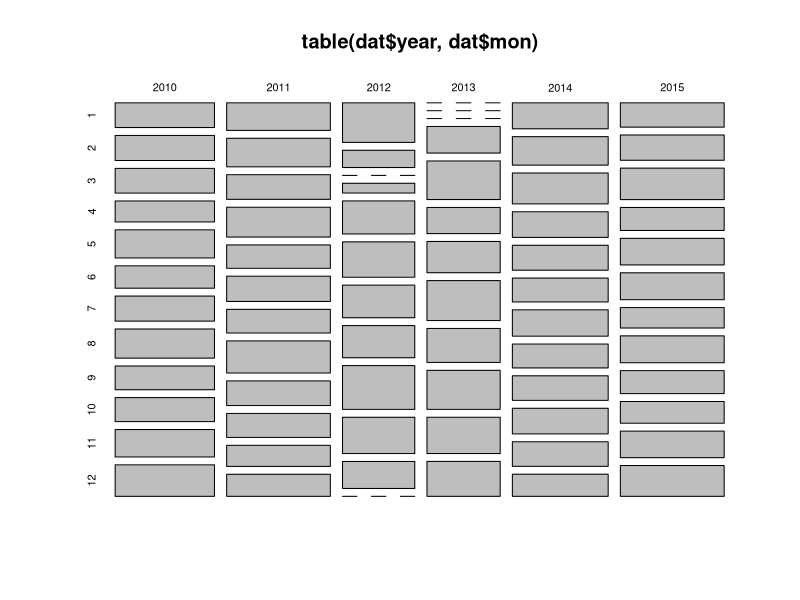
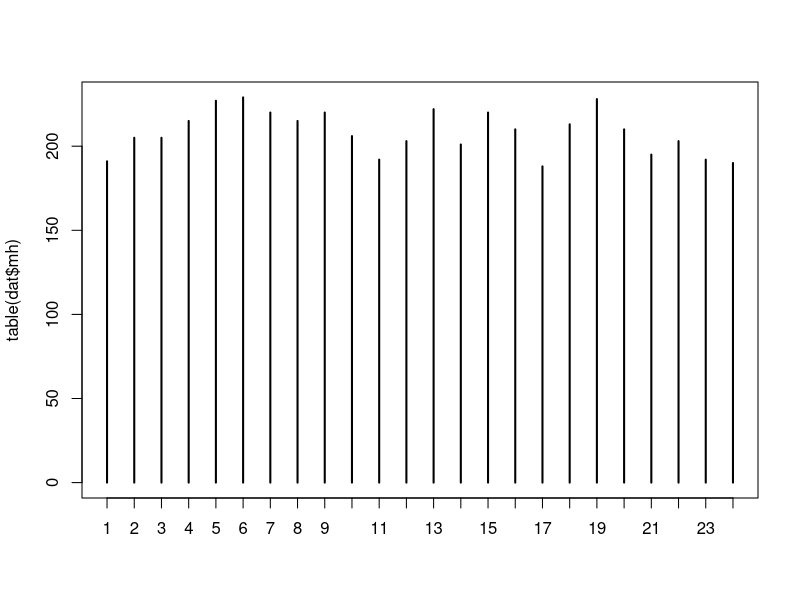
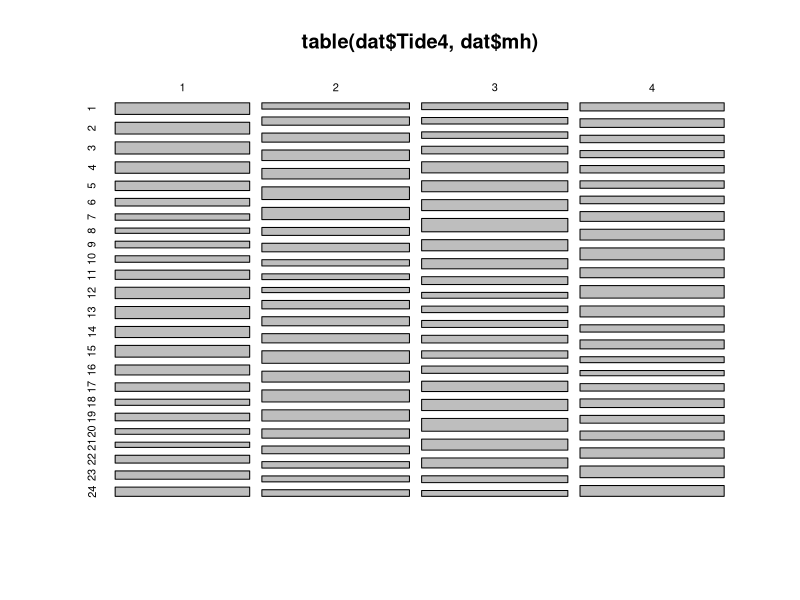
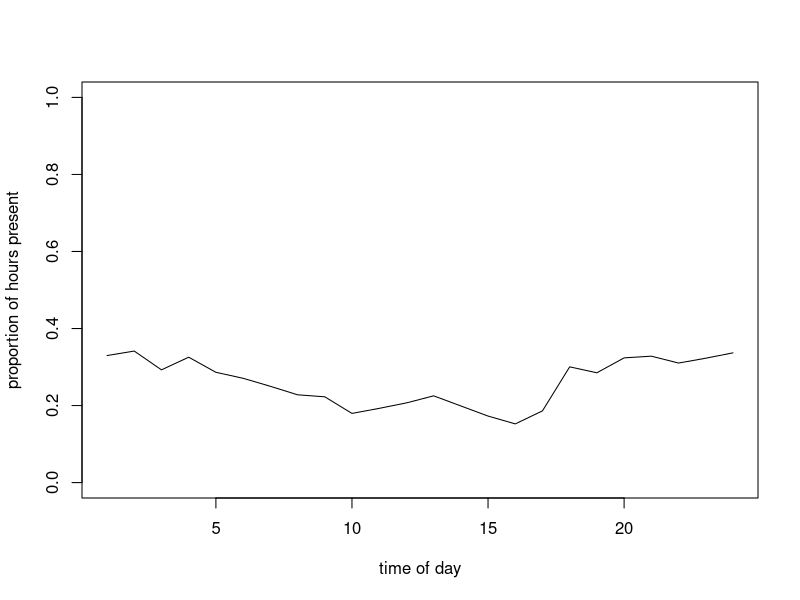
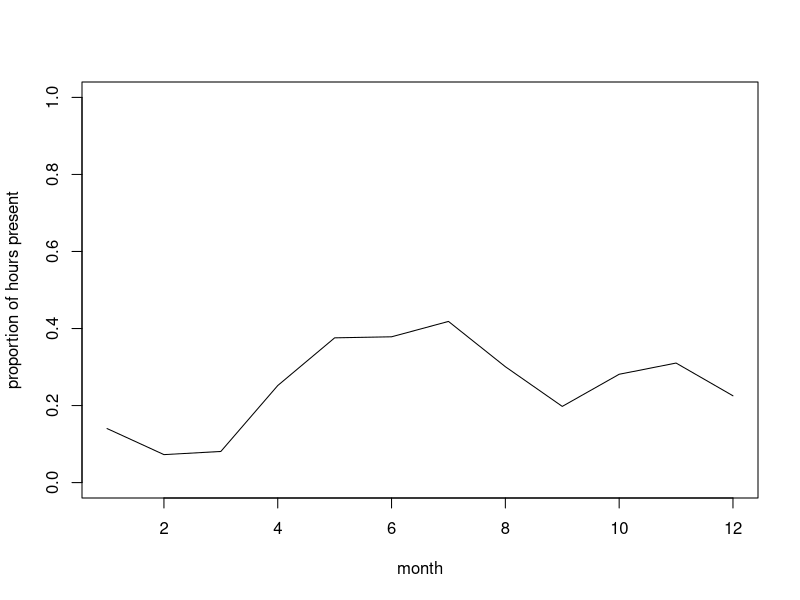
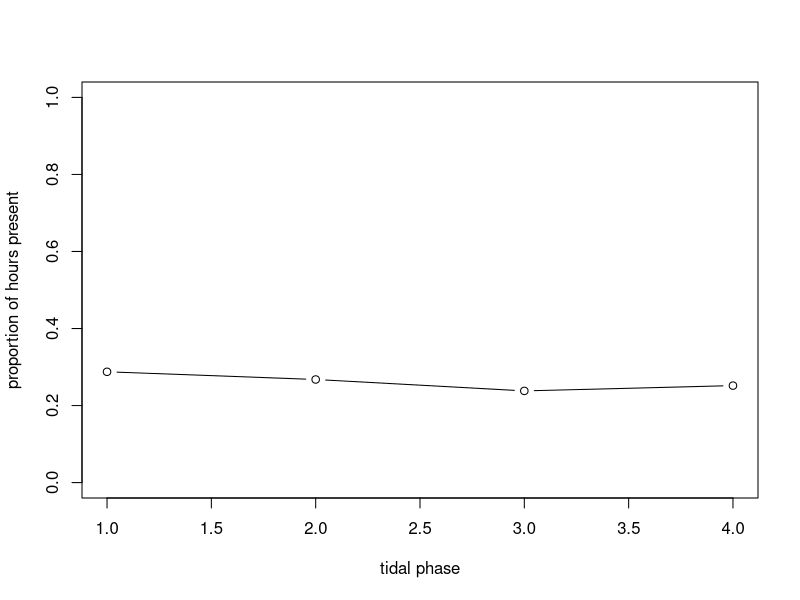
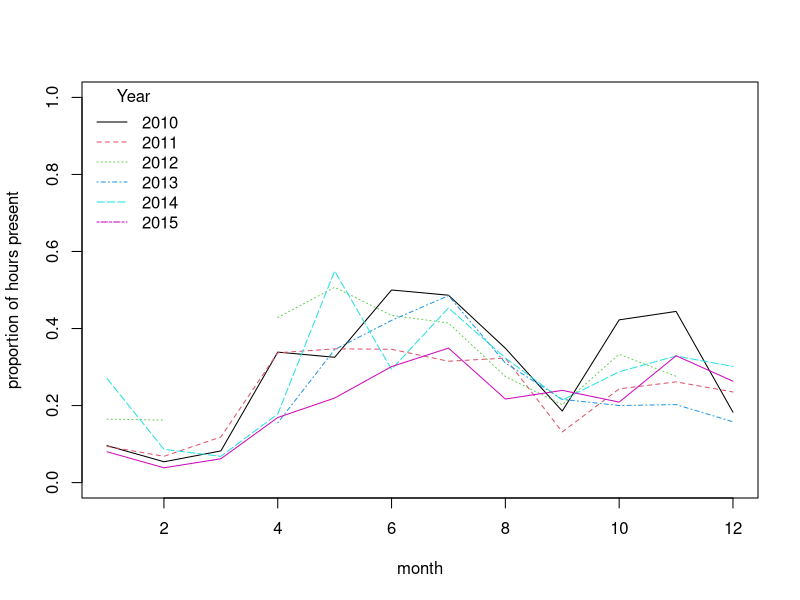
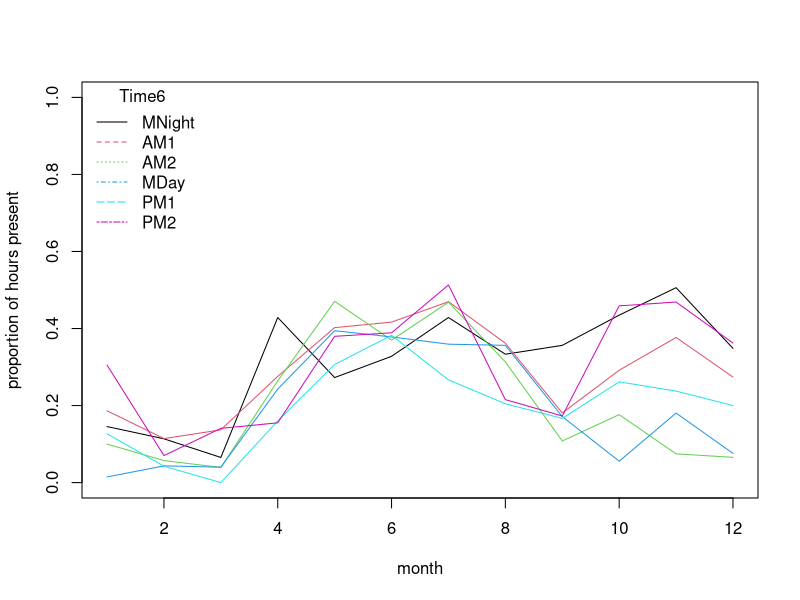

Reproduce these figures in R, in order.
## ----Q2, eval=TRUE, echo=TRUE, results=TRUE, collapse=FALSE-------------------

dat<- read.csv("./data/dolphin.csv", stringsAsFactors= T)

dat$Time6<- factor(dat$Time6, levels= c("MNight", "AM1", "AM2", "MDay", "PM1", "PM2"))
# reordering chronologically

str(dat)


## ----Q3, eval=TRUE, echo=SOLUTIONS, results=SOLUTIONS, collapse=TRUE, fig.show= ifelse(SOLUTIONS, "asis", "hide")----
# count observations per year/month combination and represent as mosaicplot
plot(table(dat$year, dat$mon))
# CPOD failure in Feb-April 2012 and Dec 2012-March 2013

plot(table(dat$mh))
# fairly even representation of hours
# (that's on the random sample; Almost perfectly balanced on the full dataset)
# we should have no problem using 'mh' as a predictor in the model

plot(table(dat$Tide4, dat$mh))
# even representation of tides
# time of day and tidal phase not independent (but not a linear correlation)
# This is balanced enough that we should have no problem using 'mh', Tide4
# or their interaction as predictors in the model.

#### Now, investigating variation in probability of encounter:
#
# presence in relation to time of day
mean.per.mh<- tapply(dat$presence, list(dat$mh), mean)
plot(mean.per.mh, type= "l", ylim= c(0, 1),
		 xlab= "time of day", ylab= "proportion of hours present")
# Probability slightly lower in the middle of the day

# are there seasonal patterns?
mean.per.mon<- tapply(dat$presence, list(dat$mon), mean)
plot(mean.per.mon, type= "l",
				ylim= c(0, 1), xlab= "month", ylab= "proportion of hours present")
# Probability of presence lower in Jan-March?

# presence in relation to tide
mean.per.Tide4<- tapply(dat$presence, list(dat$Tide4), mean)
plot(mean.per.Tide4, type= "b", ylim= c(0, 1),
     xlab= "tidal phase",
		 ylab= "proportion of hours present")
# No obvious effect of tidal phase on average?


# If interested, we could also ask more complex questions, involving interactions between predictors, for example:

# are seasonal patterns similar between years?
# let's calculate the mean per month for each year,
# and plot the seasonal pattern lines for individual years together
mean.per.month.year<- tapply(dat$presence, list(dat$mon, dat$year), mean)
# (month in rows, years in columns)

# matplot draws one line per column (year)
matplot(mean.per.month.year, type= "l",
				ylim= c(0, 1), xlab= "month", ylab= "proportion of hours present")

legend(x= "topleft", legend= colnames(mean.per.month.year),
       bty= "n", # no bounding box for the legend
       col= 1:ncol(mean.per.month.year),
       lty= 1:ncol(mean.per.month.year),
       title= "Year")

# This suggests broadly similar seasonal patterns of variation across years,
# with very low probability of presence from Jan to March

# We could also explore if the effect of some predictors changes between seasons:
# Seasonal variation in diel pattern
mean.per.month.Time6<- tapply(dat$presence, list(dat$mon, dat$Time6), mean)
matplot(mean.per.month.Time6, type= "l", 
        ylim= c(0, 1), 
				xlab= "month", ylab= "proportion of hours present", lty= 1)

legend(x= "topleft", legend= colnames(mean.per.month.Time6),
       bty= "n", # no bounding box for the legend
       col= 1:ncol(mean.per.month.Time6),
       lty= 1:ncol(mean.per.month.Time6),
       title= "Time6")

# stronger diel pattern in later part of the year:
# the lines for different parts of the day diverge quite
# strongly from Sept to Jan.

# are seasonal patterns similar between Tide4 levels?
# let's calculate the mean per month for each tidal stage,
mean.per.month.Tide4<- tapply(dat$presence, list(dat$mon, dat$Tide4), mean)
matplot(mean.per.month.Tide4, type= "l",
       ylim= c(0, 1),
			 xlab= "month", ylab= "proportion of hours present", lty= 1)

legend(x= "topleft", legend= colnames(mean.per.month.Tide4),
       bty= "n", # no bounding box for the legend
       col= 1:ncol(mean.per.month.Tide4),
       lty= 1:ncol(mean.per.month.Tide4),
       title= "Tide4")

# no dramatic change in pattern of tide use across seasons, 
# as all the lines follow a broadly similar trajectory:
# the probability of sighting is mostly affected by season.
# There are variations among tide levels but more subtle.
# Would such an interaction turn out to be significant in a model?



## ----Q4, eval=TRUE, echo=SOLUTIONS, results=SOLUTIONS, collapse=TRUE----------
PA1<- glm(presence ~ tideangle_deg + mh + julianday, family= binomial, data= dat)


## ----Q5, eval=TRUE, echo=SOLUTIONS, results=SOLUTIONS, collapse=TRUE----------
summary(PA1)

# Model description:
# presence ~ Bernoulli(p)  or presence ~ Binomial(N= 1, p)
# log(p / (1-p)) = 
#       -1.40*(Intercept) + -0.00044*tideangle_deg + 0.0012*mh 
#       + 0.0022*julianday 

# "(Intercept)" general intercept
# "tideangle_deg" main effect of tide angle, assumes a linear decrease 
# (negative coefficient) of probability of presence from high to flood stages
# "mh" main effect of time of day, assumes a linear  increase 
# of probability of presence from the first hour of the day to the last
# "julianday" main effect of day of year, assumes a linear increase 
# of probability of presence from 1st Jan to 31st Dec

# Note that interpretations above are linear effects on the link scale,
# but sigmoidal on the probability scale, thanks to the logit link



## ----Q6a, eval=TRUE, echo=TRUE, results=SOLUTIONS, collapse=TRUE, fig.show= ifelse(SOLUTIONS, "asis", "hide"), fig.height=8, fig.width=8----
library(car)
vif(PA1)
# No concern.

par(mfrow= c(2, 2))
plot(PA1, col= dat$presence + 1) # red is presence, black is absence
# Not very useful or pretty statistical art. Not worth framing.

# plot against predictors:
res1.p<- resid(PA1, type= "pearson")

par(mfrow= c(2, 2))
plot(res1.p ~ dat$tideangle_deg, col= dat$presence + 1)

plot(res1.p ~ dat$mh, col= dat$presence + 1)

plot(res1.p ~ dat$julianday, col= dat$presence + 1)

# Can't see anything useful.

# Use arm if you can:
library(arm)
par(mfrow= c(2, 2))
binnedplot(x= dat$tideangle_deg, y= res1.p, xlab= "Tide angle", nclass= 100)
binnedplot(x= dat$mh, y= res1.p, xlab= "hour")
binnedplot(x= dat$julianday, y= res1.p, xlab= "Day of the year", nclass= 100)


## ----Q6b, eval=TRUE, echo=SOLUTIONS, results=SOLUTIONS, collapse=TRUE---------
# clearly some unwanted patterns, especially in mh and julianday
# but possibly in tide angle, too
# all pointing at non-linear effects of the predictors on the response

# This is rather expected indeed: for example, it wouldn't make biological 
# sense for the probability of presence to go up from 00:01 am to 23:59 pm,
# and then drop suddently after midnight to start low again at
# 00:01 the next day. Dolphins don't evaporate at midnight.
# The same reasoning applies for the other cycles, tide and season



## ----Q6c, eval=TRUE, echo=TRUE, results=SOLUTIONS, collapse=TRUE, fig.show= ifelse(SOLUTIONS, "asis", "hide"), fig.height=8, fig.width=8----
par(mfrow= c(2, 2))
# plot the residuals against tideangle_deg
plot(res1.p ~ dat$tideangle_deg, col= dat$presence + 1)
# get the mean of the residuals for each 1 degree bin of tideangle_deg
tide.means<- tapply(res1.p, list(dat$tideangle_deg), mean)
# convert ordered bin labels into numbers (1 to 360)
tide.vals<- as.numeric(names(tide.means))
# plot residual means against bin number
lines(tide.means ~ tide.vals, col= 3)
# add horizontal line at y= 0 for reference
abline(h= 0, lty= 3, col= grey(0.5))

# same idea for hour of the day:
plot(res1.p ~ dat$mh, col= dat$presence + 1)
hour.means<- tapply(res1.p, list(dat$mh), mean)
lines(hour.means ~ as.numeric(names(hour.means)), col= 3)
abline(h= 0, lty= 3, col= grey(0.5))

# same for julianday:
plot(res1.p ~ dat$julianday, col= dat$presence + 1)
day.means<- tapply(res1.p, list(dat$julianday), mean)
lines(day.means ~ as.numeric(names(day.means)), col= 3)
abline(h= 0, lty= 3, col= grey(0.5))

# Same story.


## ----Q7a, eval=TRUE, echo=TRUE, results=SOLUTIONS, collapse=TRUE--------------
# Please take the time to think before unfolding the next code chunk



## ----Q7b, eval=TRUE, echo=TRUE, results=SOLUTIONS, collapse=TRUE--------------
# The issue is that the effects of these predictors are not linear
# on the logit (link) scale.

# There are several ways the non-linearity could be addressed. 
# one of the most straightforward with glm() is to discretize
# continuous predictors into bins and to treat them as factors.
# In this way, a mean is estimated per category of the variable,
# and no assumption is made about the shape of the relationship.

# Each of the predictors we started with already has one or more 
# categorical counterpart in the data set.
# I suggest you try fTide4 + fMonth + Time6, with fTide4 and
# fMonth being the factor version of Tide4 and mon (both need creating).



## ----Q8, eval=TRUE, echo=SOLUTIONS, results=SOLUTIONS, collapse=TRUE----------
# convert numerically coded categorical variables into factors:
dat$fTide4<- factor(dat$Tide4)
dat$fMonth<- factor(dat$mon)

PA10<- glm(presence ~ fTide4 + fMonth + Time6, family= binomial, data= dat)

drop1(PA10, test= "Chisq")
# all terms significant; nothing to drop

# out of interest, the total proportion of deviance explained is 
(PA10$null.deviance - PA10$deviance) / PA10$null.deviance # 7%


## ----Q9, eval=TRUE, echo=SOLUTIONS, results=SOLUTIONS, collapse=TRUE, fig.show= ifelse(SOLUTIONS, "asis", "hide"), fig.height=8, fig.width=8----
# plot against predictors:
res10.p<- resid(PA10, type= "pearson")

boxplot(res10.p ~ dat$fMonth, xlab= "month")
# boxplot is not a great way to diagnose issues, due to the odd distribution of residuals in the logistic regression

library(arm)
par(mfrow= c(2, 2))
binnedplot(x= dat$tideangle_deg, y=  res10.p, xlab= "Tide angle", nclass= 100)
# okay
binnedplot(x= dat$mh, y=  res10.p, xlab= "hour")
# okay
binnedplot(x= dat$julianday, y=  res10.p, xlab= "Day of the year", nclass= 100)
# julianday is not strictly a predictor in the model, 
# but there is no certainty that month is a good way
# to describe temporal variation (a calendar month is
# quite an arbitrary from a dolphin's point of view). 
# Plotting against julian day allows to check this further.
# All good so far

# We can also check if there might be more complex patterns not accounted 
# for by the model, for example interactions between the variables.
# Check seasonal variation in diel pattern again ("time by season" interaction):
matplot(tapply(res10.p, list(dat$mon, dat$Time6), mean), type= "l", 
        xlab= "month", ylab= "proportion of hours present", lty= 1)
# still residual variation in diel pattern in later part of the year
# (not surprising as there is nothing in the model aiming at capturing this)



## ----Q10b, eval=TRUE, echo=TRUE, results=SOLUTIONS, collapse=TRUE-------------
PA10.dat4pred<- data.frame(Time6= levels(dat$Time6),
                                fMonth= "10", fTide4= "1")

PA10.pred<- predict(PA10, PA10.dat4pred, type= "link", se.fit= T)

# Convert predictions to the response (probability) scale.
# And add them to the prediction data frame (that bit is optional)
PA10.dat4pred$fit.resp<- exp(PA10.pred$fit)/(1+exp(PA10.pred$fit)) 
# or plogis(PA10.pred$fit)

# lower 95% CI
PA10.dat4pred$LCI<- plogis(PA10.pred$fit - 1.96*PA10.pred$se.fit)
# upper 95% CI
PA10.dat4pred$UCI<- plogis(PA10.pred$fit + 1.96*PA10.pred$se.fit)


## ----Q10c, eval=TRUE, echo=TRUE, results=SOLUTIONS, collapse=TRUE, fig.show= ifelse(SOLUTIONS, "asis", "hide"), fig.height=5----
par(mfrow= c(1, 1))
plot(x= 1:6, y= PA10.dat4pred$fit.resp, 
      pch= 16, cex= 1.4, xlab= "Section of day",
		  ylab= "Fitted probability", ylim= c(0, 1),
      main= "Predictions for time of day\n(assuming Tide = 1 and Month = 10)")

arrows(x0= 1:6, x1= 1:6,
          y0= PA10.dat4pred$LCI, y1= PA10.dat4pred$UCI,
          length= 0.02, angle= 90, code= 3)



## ----Q11, eval=TRUE, echo=TRUE, results=SOLUTIONS, collapse=TRUE, fig.show= ifelse(SOLUTIONS, "asis", "hide"), fig.height=8, fig.width=8----
par(mfrow= c(2, 2)) # we will need 3 plots

# repeat plotting of predictions for Time6
PA10.dat4pred<- data.frame(Time6= levels(dat$Time6),
                                fMonth= "10", fTide4= "1")

PA10.pred<- predict(PA10, PA10.dat4pred, type= "link", se.fit= T)

PA10.dat4pred$fit.resp<- plogis(PA10.pred$fit) 
# lower 95% CI
PA10.dat4pred$LCI<- plogis(PA10.pred$fit - 1.96*PA10.pred$se.fit)
# upper 95% CI
PA10.dat4pred$UCI<- plogis(PA10.pred$fit + 1.96*PA10.pred$se.fit)

plot(x= 1:6, y= PA10.dat4pred$fit.resp, 
      pch= 16, cex= 1.4, xlab= "Section of day",
		  ylab= "Fitted probability", ylim= c(0, 1),
      main= "Predictions for time of day\n(assuming Tide = 1 and Month = 10)",
      xaxt= "n") # supress automatic x axis (we will draw our own improved axis)

arrows(x0= 1:6, x1= 1:6,
          y0= PA10.dat4pred$LCI, y1= PA10.dat4pred$UCI,
          length= 0.02, angle= 90, code= 3)

axis(side= 1, at= 1:6, label= levels(dat$Time6))

# plotting of predictions for fMonth
PA10.dat4pred<- data.frame(fMonth= levels(dat$fMonth),
                              Time6 = "PM2", fTide4= "1")

PA10.pred<- predict(PA10, PA10.dat4pred, type= "link", se.fit= T)

PA10.dat4pred$fit.resp<- plogis(PA10.pred$fit) 
# lower 95% CI
PA10.dat4pred$LCI<- plogis(PA10.pred$fit - 1.96*PA10.pred$se.fit)
# upper 95% CI
PA10.dat4pred$UCI<- plogis(PA10.pred$fit + 1.96*PA10.pred$se.fit)

plot(x= 1:12, PA10.dat4pred$fit.resp, 
      pch= 16, cex= 1.4, xlab= "Month",
		  ylab= "Fitted probability", ylim= c(0, 1),
      main= "Predictions per month\n(assuming Time = PM2 and Tide = 1)")

arrows(x0= 1:12, x1= 1:12,
          y0= PA10.dat4pred$LCI, y1= PA10.dat4pred$UCI,
          length= 0.02, angle= 90, code= 3)

# plotting of predictions for fTide4
PA10.dat4pred<- data.frame(fTide4= levels(dat$fTide4),
                              Time6 = "PM2", fMonth= "10")

PA10.pred<- predict(PA10, PA10.dat4pred, type= "link", se.fit= T)

PA10.dat4pred$fit.resp<- plogis(PA10.pred$fit) 
# lower 95% CI
PA10.dat4pred$LCI<- plogis(PA10.pred$fit - 1.96*PA10.pred$se.fit)
# upper 95% CI
PA10.dat4pred$UCI<- plogis(PA10.pred$fit + 1.96*PA10.pred$se.fit)

plot(1:4, PA10.dat4pred$fit.resp, 
      pch= 16, cex= 1.4, xlab= "Tidal phase",
		  ylab= "Fitted probability", ylim= c(0, 1),
      main= "Predictions for tide\n(assuming Time = PM2 and Month = 10)",
      xaxt= "n") # supress x axis (we will draw our own)

axis(side= 1, at= 1:4, label= levels(dat$fTide4))

arrows(x0= 1:4, x1= 1:4,
          y0= PA10.dat4pred$LCI, y1= PA10.dat4pred$UCI,
          length= 0.02, angle= 90, code= 3)





## ----Q13, eval=TRUE, echo=SOLUTIONS, results=SOLUTIONS, collapse=TRUE---------
PA20<- glm(presence ~ fTide4 * fMonth + fTide4 * Time6 + fMonth * Time6, family= binomial, data= dat)

summary(PA20) # inspect the model coefficients
anova(PA20, test= "Chisq") # gauge significance of predictors
# all terms significant; nothing to drop




## ----Q14a, eval=TRUE, echo=SOLUTIONS, results=SOLUTIONS, collapse=TRUE--------
# Because I don't have specific predictions here, and I suspect the presence
# of dolphins at Sutors may respond to all combinations of the 3 environmental
# factors we have, I'll go for a quite systematic exploration here (you may
# have a different logic, knowledge about dolphins, more specific predictions, 
# and a more restricted list of models you consider plausible: that would be
# entirely fine)

# remove interactions one-at-a-time
PA21<- glm(presence ~ fMonth + fTide4 + Time6 + fMonth:fTide4 + fMonth:Time6, family= binomial, data= dat)
PA22<- glm(presence ~ fMonth + fTide4 + Time6 + fMonth:Time6 + fTide4:Time6, family= binomial, data= dat)
PA23<- glm(presence ~ fMonth + fTide4 + Time6 + fMonth:fTide4 + fTide4:Time6, family= binomial, data= dat)
# remove interactions two-at-a-time
PA24<- glm(presence ~ fMonth + fTide4 + Time6 + fMonth:Time6, family= binomial, data= dat)
PA25<- glm(presence ~ fMonth + fTide4 + Time6 + fTide4:Time6, family= binomial, data= dat)
PA26<- glm(presence ~ fMonth + fTide4 + Time6 + fMonth:fTide4, family= binomial, data= dat)
# remove all interactions
PA27<- glm(presence ~ fMonth + fTide4 + Time6, family= binomial, data= dat)

AIC(PA20)
AIC(PA21)
AIC(PA22)
AIC(PA23)
AIC(PA24)
AIC(PA25)
AIC(PA26)
AIC(PA27)

# PA24 seems best so far

# remove the main effect not involved in the interaction of PA24 (fTide4)
PA28<- glm(presence ~ fMonth + Time6 + fMonth:Time6, family= binomial, data= dat)
AIC(PA28)

# we could simplify further, but it is unlikely that simpler models 
# would be supported based on what we know, so I'll stop here

# Constructing a table 
# (you can do this with pen and paper, or in R for example like this)
ModelStructure<- c(
  "fTide4 * fMonth + fTide4 * Time6 + fMonth * Time6",     
  "fMonth + fTide4 + Time6 + fMonth:fTide4 + fMonth:Time6",
  "fMonth + fTide4 + Time6 + fMonth:Time6 + fTide4:Time6" ,
  "fMonth + fTide4 + Time6 + fMonth:fTide4 + fTide4:Time6",
  "fMonth + fTide4 + Time6 + fMonth:Time6",
  "fMonth + fTide4 + Time6 + fTide4:Time6",
  "fMonth + fTide4 + Time6 + fMonth:fTide4",
  "fMonth + fTide4 + Time6",
  "fMonth + Time6 + fMonth:Time6")

AICval<- c(AIC(PA20),
            AIC(PA21),
            AIC(PA22),
            AIC(PA23),
            AIC(PA24),
            AIC(PA25),
            AIC(PA26),
            AIC(PA27),
            AIC(PA28))

ModelName<- c("PA20",
            "PA21",
            "PA22",
            "PA23",
            "PA24",
            "PA25",
            "PA26",
            "PA27",
            "PA28")

# combine models and AIC values in a table
ModSelTab<- data.frame(model= ModelName, structure= ModelStructure, AIC= AICval)

# sort the table by increasing AIC value
ModSelTab<- ModSelTab[order(ModSelTab$AIC), ]

# compute AIC differences with best model, and round to 2 decimals
ModSelTab$delta<- round(ModSelTab$AIC - ModSelTab$AIC[1], 2)

# compute AIC weight, and round to 2 decimals
ModSelTab$weight<- round(exp(-ModSelTab$delta / 2) / sum(exp(-ModSelTab$delta / 2)), 2)


## ----Q14b, eval=TRUE, echo=SOLUTIONS, results=SOLUTIONS, collapse=TRUE--------
require(knitr)
kable(ModSelTab)

# Model PA24 is far ahead, and attracts almost all the AIC weight, accordingly.

# Depending on the set of models you decided to compare, 
# your best model and AIC weights may vary from mine.



## ----Q15, eval=TRUE, echo=SOLUTIONS, results=SOLUTIONS, collapse=TRUE, fig.show= ifelse(SOLUTIONS, "asis", "hide"), fig.height=8, fig.width=8----
res24.p<- resid(PA24, type= "pearson")

library(arm)
par(mfrow= c(2, 2))
binnedplot(x= dat$tideangle_deg, y=  res24.p, xlab= "Tide angle", nclass= 100)
# okay
binnedplot(x= dat$mh, y=  res24.p, xlab= "hour")
# okay
binnedplot(x= dat$julianday, y=  res24.p, xlab= "Day of the year", nclass= 100)
# okay
# Check seasonal variation in diel pattern again ("time by season" interaction):
matplot(tapply(res24.p, list(dat$mon, dat$Time6), mean), type= "l", 
        xlab= "month", ylab= "proportion of hours present", lty= 1)
# Residual variation is tiny (check y-axis and compare with Question 9); 
# no consistent pattern of variation. Pretty good!

# There are few assumptions for the Bernoulli distribution other than 
# observations being zeros and ones.
# Some assumptions valid for all models still apply here, such as: model 
# correctly specified; independent
# residuals. The latter is violated in this data set, due to consecutive 
# measurements in time. This issue
# is explored in the linked paper, using mixed models for non-independent data 
# (covered in the course BI5302). 
# The paper also uses GAMs for avoiding the discretization of 
# continuous variables, and
# accounting for the cyclicity of the preditors (estimates at each end should 
# match, e.g. 31st Dec-1st Jan, or 23:59 - 00:00)



## ----Q16, eval=TRUE, echo=SOLUTIONS, results=SOLUTIONS, collapse=TRUE, fig.show= ifelse(SOLUTIONS, "asis", "hide"), fig.height=8, , fig.width=8----

# Model PA24 assumes that dolphin presence (actually, probability of recording) 
# changes according to time of year, time of day and tidal stage, and that the
# effect of time of day changes with the time of year (fMonth:Time6).

summary(PA24)
# This is tricky to interpret due to the number of coefficients (75), 
# and the presence of interactions. Best to use plots!

# Let's illustrate the differences in predictions for two different months, 
# for example June and December (this could be done for each of the 12 months)

par(mfrow= c(1, 2))
# June
dat4pred<- expand.grid(Time6= levels(dat$Time6),
                fMonth= "6",
								fTide4= "1")
PA24.pred<- predict(PA24, dat4pred, type= "link", se.fit= T)
dat4pred$fit.resp<- plogis(PA24.pred$fit)
dat4pred$LCI<- plogis(PA24.pred$fit - 1.96*PA24.pred$se.fit)
dat4pred$UCI<- plogis(PA24.pred$fit + 1.96*PA24.pred$se.fit)
plot(as.numeric(dat4pred$Time6), dat4pred$fit.resp, pch= 16, 
	  cex= 1.4, main= paste("Month =", 6),
    col= 1, xlab= "Section of day",
	  ylab= "Fitted probability (assuming Tide = 1)", ylim= c(0, 1))
arrows(x0= as.numeric(dat4pred$Time6), x1= as.numeric(dat4pred$Time6),
    y0= dat4pred$LCI, y1= dat4pred$UCI,
	  col= grey(0.5), length= 0.02, angle= 90, code= 3)

# December
dat4pred<- expand.grid(Time6= levels(dat$Time6),
                fMonth= "12",
								fTide4= "1")
PA24.pred<- predict(PA24, dat4pred, type= "link", se.fit= T)
dat4pred$fit.resp<- plogis(PA24.pred$fit)
dat4pred$LCI<- plogis(PA24.pred$fit - 1.96*PA24.pred$se.fit)
dat4pred$UCI<- plogis(PA24.pred$fit + 1.96*PA24.pred$se.fit)
plot(as.numeric(dat4pred$Time6), dat4pred$fit.resp, pch= 16, 
	  cex= 1.4, main= paste("Month =", 12),
    col= 1, xlab= "Section of day",
	  ylab= "Fitted probability (assuming Tide = 1)", ylim= c(0, 1))
arrows(x0= as.numeric(dat4pred$Time6), x1= as.numeric(dat4pred$Time6),
    y0= dat4pred$LCI, y1= dat4pred$UCI,
	  col= grey(0.5), length= 0.02, angle= 90, code= 3)

# In June, dolphins seem to have a similar probability of being recorded
# at any time of the day and night, whereas in December they are mostly
# using the site by night (ca. 40% chances of being present against 
# only ca. 10% in the middle of the day)

# (FOR THE R GEEKS OUT THERE)
# For plots of predictions for all 12 months, it is possible to automate
# the process using a loop:
par(mfrow= c(3, 4))
for(month in 1:12){ 
  # at the first iteration, the variable `month` will take value 1, then
  # at the second iteration, the variable `month` will take value 2, 
  # etc... until iteraction 12
	dat4pred<- expand.grid(Time6= levels(dat$Time6),
                                fMonth= as.character(month),
								fTide4= "1")
	PA24.pred<- predict(PA24, dat4pred, type= "link", se.fit= T)
	dat4pred$fit.resp<- plogis(PA24.pred$fit)
	dat4pred$LCI<- plogis(PA24.pred$fit - 1.96*PA24.pred$se.fit)
	dat4pred$UCI<- plogis(PA24.pred$fit + 1.96*PA24.pred$se.fit)
	plot(as.numeric(dat4pred$Time6), dat4pred$fit.resp, pch= 16, 
		  cex= 1.4, main= paste("Month =", month),
          col= 1, xlab= "Section of day",
		  ylab= "Fitted probability (assuming Tide = 1)", ylim= c(0, 1))
	arrows(x0= as.numeric(dat4pred$Time6), x1= as.numeric(dat4pred$Time6),
          y0= dat4pred$LCI, y1= dat4pred$UCI,
		  col= grey(0.5), length= 0.02, angle= 90, code= 3)
} # end of one iteration, start of the next

# According to the better supported model, they tend to use the site
# more in May, June and 
# July day and night, visit mostly by night from October to December,
# and seldom from Jan to March.

# Of note is the low proportion of deviance explained by the model,
# despite its complexity (75 parameters):
(PA24$null.deviance - PA24$deviance) /
	PA24$null.deviance 
# 10%. This is quite normal with Bernoulli data.
